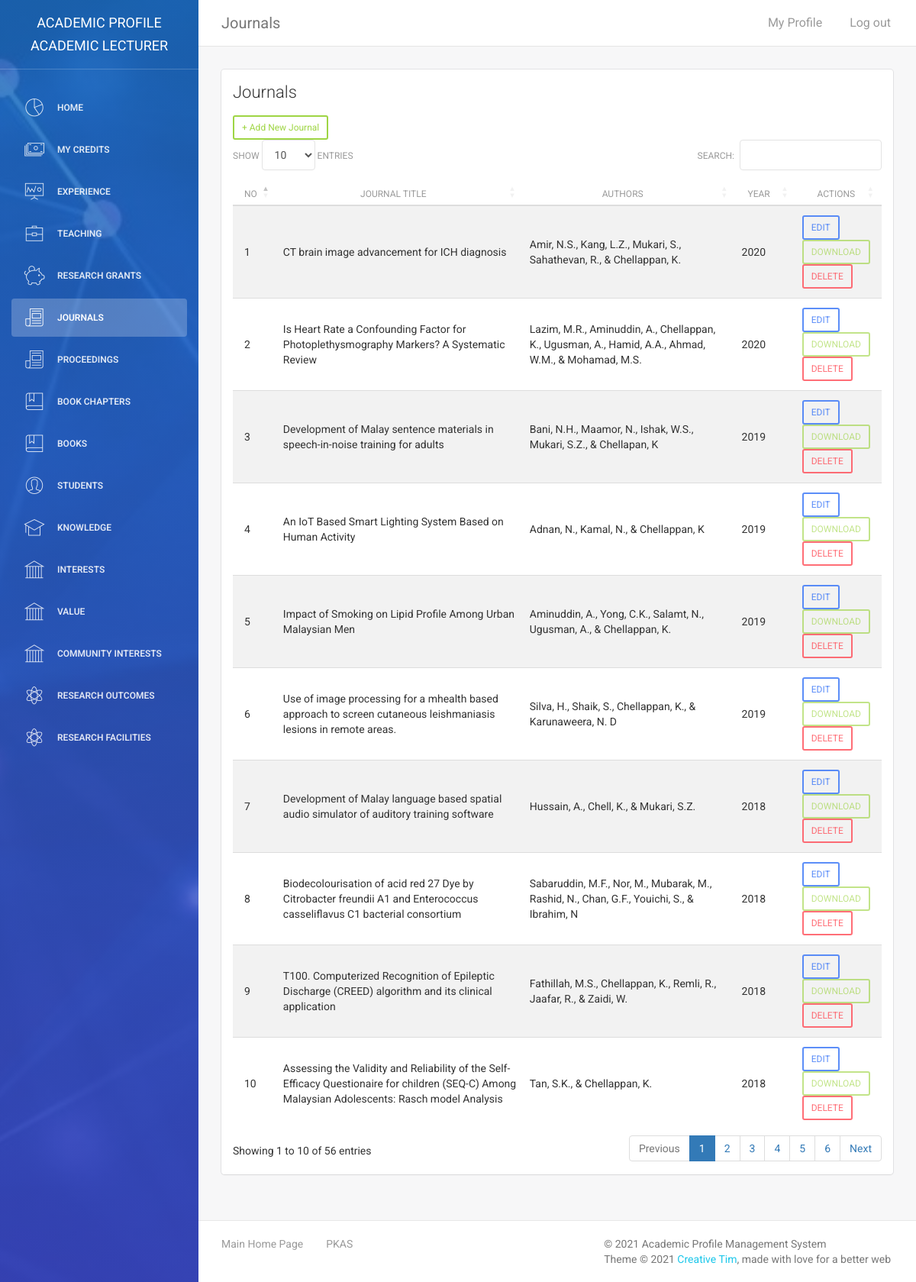
Screenshot of /kalai_panel/journals.php (signed in) with the database file from the repository.
### tables this page shows
CREATE TABLE `tbl_journals` (
  `id` int(11) NOT NULL,
  `authors` text DEFAULT NULL,
  `journal_year` int(11) DEFAULT NULL,
  `journal_title` text DEFAULT NULL,
  `journal_name` text DEFAULT NULL,
  `journal_volume` varchar(255) DEFAULT NULL,
  `journal_pagenum` varchar(255) DEFAULT NULL,
  `journal_file` varchar(255) DEFAULT NULL,
  `journal_owner` varchar(255) DEFAULT NULL,
  `super_owner` varchar(255) NOT NULL
);

### kalai_panel/assets/php/chk-session.php (called while the page is built, shortened)
<?php
include("connectdb.php");
$user_check = $_SESSION['user_login'];
$user_role = $_SESSION['user_role'];
if($user_role == "Admin" || $user_role == "Super Admin" || $user_role == "Academic Lecturer" || $user_role == "Consultant" || $user_role == "Teacher"){
    $ses_sql = mysqli_query($conn,"select admin_id, admin_name, role, university, plan, credits from tbl_admin where admin_id = '$user_check'");
    $row = mysqli_fetch_array($ses_sql,MYSQLI_ASSOC);
    $login_super_owner = $row['admin_id'];
    $user_role= $row['role'];
}else if($user_role == "Student"){
    $ses_sql = mysqli_query($conn,"select std_reg_num, std_name, super_owner from tbl_students where std_reg_num = '$user_check' ");
   $row = mysqli_fetch_array($ses_sql,MYSQLI_ASSOC);
   $login_session = $row['std_reg_num'];
   $your_name = $row['std_name'];
   $login_super_owner = $row['super_owner'];
   $user_role = "Student";
   $navbar = "student-navbar.php";
   if(!isset($_SESSION['user_login'])){
      header("location:login.php");
   }
}else{
    header("location:login.php");
}
?>

### kalai_panel/journals.php (the view, shortened to what this page needs)
<?php
require_once("assets/php/chk-session.php");
require_once("assets/php/connectdb.php");
?>
<!doctype html>
<html lang="en">
<head>
    <link href="assets/css/bootstrap.min.css" rel="stylesheet" />
    <link href="assets/css/animate.min.css" rel="stylesheet"/>
    <link href="assets/css/light-bootstrap-dashboard.css?v=1.4.0" rel="stylesheet"/>
	<link rel="stylesheet" type="text/css" href="https://cdn.datatables.net/1.10.19/css/dataTables.bootstrap4.min.css">
    <link href="https://maxcdn.bootstrapcdn.com/font-awesome/4.2.0/css/font-awesome.min.css" rel="stylesheet">
    <link href="assets/css/pe-icon-7-stroke.css" rel="stylesheet" />
</head>
<body>
<div class="wrapper">
    <div class="sidebar" data-color="blue" data-image="assets/img/sidebar-3.jpg">
    	<div class="sidebar-wrapper">
            <div class="logo">
                <a href="index.php" class="simple-text">
                    Academic Profile <?php echo $user_role;?>
                </a>
            </div>
    	</div>
    </div>
    <div class="main-panel">
        <nav class="navbar navbar-default navbar-fixed">
            <div class="container-fluid">
                <div class="navbar-header">
                    <a class="navbar-brand" href="journals.php">Journals</a>
                </div>
                <div class="collapse navbar-collapse">
                    <ul class="nav navbar-nav navbar-left">
                        <li>
                            <a href="#" class="dropdown-toggle" data-toggle="dropdown">
                            </a>
                        </li>
                    </ul>
                    <ul class="nav navbar-nav navbar-right">
                        <li>
                           <a href="my-profile.php">
                               <p>My Profile</p>
                            </a>
                        </li>
                        <li>
                            <a href="logout.php">
                                <p>Log out</p>
                            </a>
                        </li>
                    </ul>
                </div>
            </div>
        </nav>
        <div class="content">
            <div class="container-fluid">
                <div class="row">
                    <div class="col-md-12">
                        <div class="card">
                            <div class="header">
                                <h4 class="title">Journals</h4>
                            </div>
                            <div class="content table-responsive">
                                <table id="tlist" class="table table-hover table-striped">
                                    <thead>
                                        <th width="5%" style="text-align:center">No</th>
                                    	<th width="45%" style="text-align:center">Journal Title</th>
                                        <th width="40%" style="text-align:center">Authors</th>
                                        <th width="10%" style="text-align:center">Year</th>
                                        <th width="10%" style="text-align:center">Actions</th>
                                    </thead>
                                    <tbody>
                                    <button type= "button" data-toggle="modal" data-target="#AddData" class="add-data btn btn-success btn-sm">+ Add New Journal</button>
                                        <?php
                                        if($user_role != "Student"){
                                            $sql = mysqli_query($conn, "SELECT * from tbl_journals WHERE super_owner='$login_super_owner' ORDER BY journal_year DESC");
                                        }else if($user_role == "Student"){
                                            $sql = mysqli_query($conn, "SELECT * from tbl_journals WHERE journal_owner='$login_session' AND super_owner='$login_super_owner' ORDER BY journal_year DESC");
                                        }
                                        $rows = mysqli_num_rows($sql);
                                        if($rows){
                                            $count = 1;
                                            while($row=mysqli_fetch_array($sql)){
                                                if($user_role == "Student"){
                                                    if($row['authors'] == $your_name){
                                                        $authorsinput = "";
                                                    }else{
                                                        $authorsinput = str_replace("$your_name, ","",$row['authors']);
                                                    }
                                                }else{
                                                    $authorsinput = $row['authors'];
                                                }
                                        ?>
                                        <tr>
                                            <td><?php echo $count++;?></td>
                                            <td><?php echo $row['journal_title'];?></a></td>
                                            <td><?php echo $row['authors'];?></td>
                                            <td><?php echo $row['journal_year'];?></td>
                                            <td><button type="button" data-toggle="modal" data-id="<?php echo $row['id'];?>" data-authors="<?php echo $authorsinput;?>" data-title="<?php echo $row['journal_title'];?>"
                                            data-year="<?php echo $row['journal_year'];?>" data-name="<?php echo $row['journal_name'];?>" data-volume="<?php echo $row['journal_volume'];?>"
                                            data-pagenum="<?php echo $row['journal_pagenum'];?>" data-owner="<?php echo $row['journal_owner'];?>" data-file="<?php echo $row['journal_file'];?>"
                                            data-target="#EditData" class="edit-data btn btn-primary btn-sm">EDIT</button>
                                            <a class="btn btn-success btn-sm" role="button"
                                            <?php
                                            if($row['journal_file'] == NULL){
                                                echo "disabled";
                                            }
                                            else{
                                                $file = $row['journal_file'];
                                                echo "href='uploads/journals/$file'";
                                            }
                                            ?>>DOWNLOAD</a>
                                            <button type="button" data-toggle="modal" data-id="<?php echo $row['id'];?>" data-target="#ConfirmDelete" class="delete-data btn btn-danger btn-sm">DELETE</button></td>
                                        </tr>
                                        <?php } } ?>
                                    </tbody>
                                </table>
                            </div>
                        </div>
                    </div>
                </div>
            </div>
        </div>
        <footer class="footer">
            <div class="container-fluid">
                <nav class="pull-left">
                    <ul>
                        <li>
                            <a href="../index.php">
                                Main Home Page
                            </a>
                        </li>
                        <li>
                            <a href="http://www.ukm.my/pkas/">
                                PKAS
                            </a>
                        </li>
                    </ul>
                </nav>
                <p class="copyright pull-right">
                    &copy; <script>document.write(new Date().getFullYear())</script> Academic Profile Management System<br>
                    Theme &copy; <script>document.write(new Date().getFullYear())</script> <a href="http://www.creative-tim.com">Creative Tim</a>, made with love for a better web
                </p>
            </div>
        </footer>
    </div>
</div>
</body>
</html>

### rows the page displays
tbl_journals: journal_title "CT brain image advancement for ICH diagnosis", authors "Amir, N.S., Kang, L.Z., Mukari, S., Sahathevan, R., & Chellappan, K.", journal_year "2020"
tbl_journals: journal_title "Is Heart Rate a Confounding Factor for Photoplethysmography Markers? A Systematic Review", authors "Lazim, M.R., Aminuddin, A., Chellappan, K., Ugusman, A., Hamid, A.A., Ahmad, W.M., & Mohamad, M.S.", journal_year "2020"
tbl_journals: journal_title "Development of Malay sentence materials in speech-in-noise training for adults", authors "Bani, N.H., Maamor, N., Ishak, W.S., Mukari, S.Z., & Chellapan, K", journal_year "2019"
tbl_journals: journal_title "An IoT Based Smart Lighting System Based on Human Activity", authors "Adnan, N., Kamal, N., & Chellappan, K", journal_year "2019"
tbl_journals: journal_title "Impact of Smoking on Lipid Profile Among Urban Malaysian Men", authors "Aminuddin, A., Yong, C.K., Salamt, N., Ugusman, A., & Chellappan, K.", journal_year "2019"
tbl_journals: journal_title "Use of image processing for a mhealth based approach to screen cutaneous leishmaniasis lesions in remote areas.", authors "Silva, H., Shaik, S., Chellappan, K., & Karunaweera, N. D", journal_year "2019"
tbl_journals: journal_title "Development of Malay language based spatial audio simulator of auditory training software", authors "Hussain, A., Chell, K., & Mukari, S.Z.", journal_year "2018"
tbl_journals: journal_title "Biodecolourisation of acid red 27 Dye by Citrobacter freundii A1 and Enterococcus casseliflavus C1 bacterial consortium", authors "Sabaruddin, M.F., Nor, M., Mubarak, M., Rashid, N., Chan, G.F., Youichi, S., & Ibrahim, N", journal_year "2018"
tbl_journals: journal_title "T100. Computerized Recognition of Epileptic Discharge (CREED) algorithm and its clinical application", authors "Fathillah, M.S., Chellappan, K., Remli, R., Jaafar, R., & Zaidi, W.", journal_year "2018"
tbl_journals: journal_title "Assessing the Validity and Reliability of the Self-Efficacy Questionaire for children (SEQ-C) Among Malaysian Adolescents: Rasch model Analysis", authors "Tan, S.K., & Chellappan, K.", journal_year "2018"

### other values shown
$user_role "ACADEMIC LECTURER"
